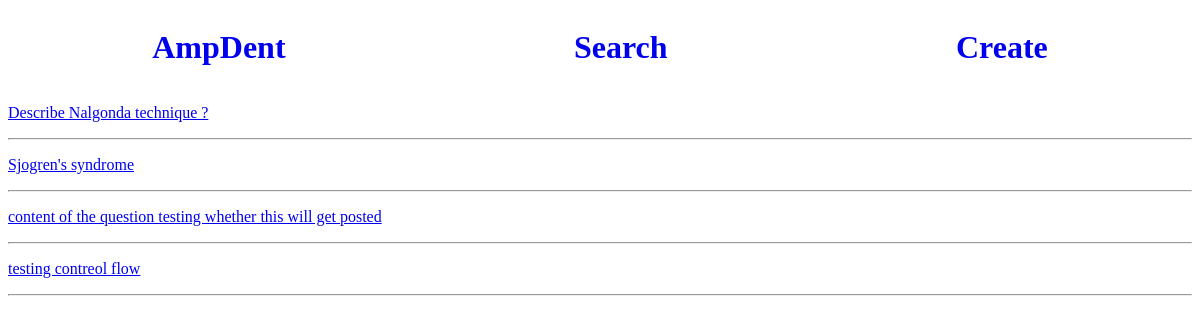
Before: / with the older database file.
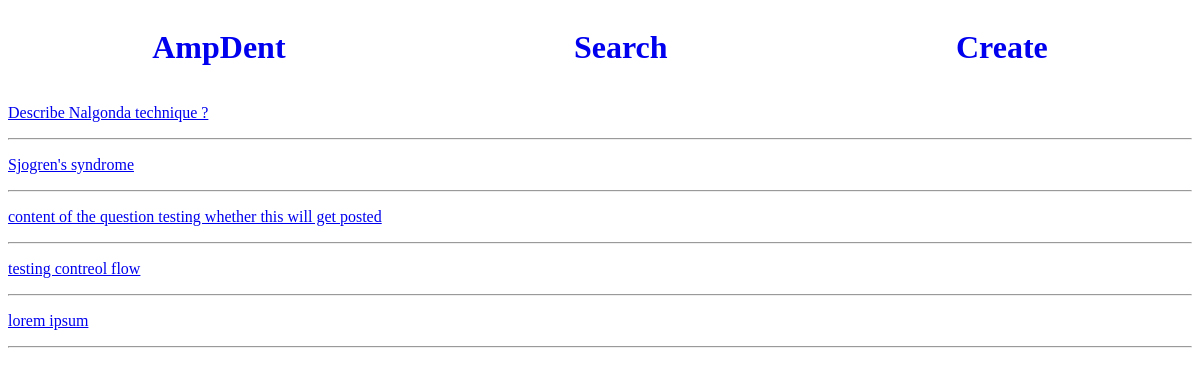
After: the same page with the newer database file.
### questions/models.py (models this page shows)
class Question(models.Model):
    topic = models.CharField(max_length=50)
    content = models.TextField()
    marks = models.IntegerField()
    asked = models.IntegerField()
    subject = models.CharField(max_length=50)

### ampdent/views.py (the view)
# urls.py: path('', home_view),
def home_view(request):
    question_obj = Question.objects.all()
    context = {
        "objects": question_obj
    }
    return render(request, "home_view.html", context=context)

### templates/home_view.html
{% extends "base.html" %}
{% block content %}
    {% for object in objects %}
    <p><a href="questions/{{object.id}}/">{{object.content}}</a></p>
    <hr>
    {% endfor %}
{% endblock content %}

Changed rows visible on the page:
added Question: content "lorem ipsum"
